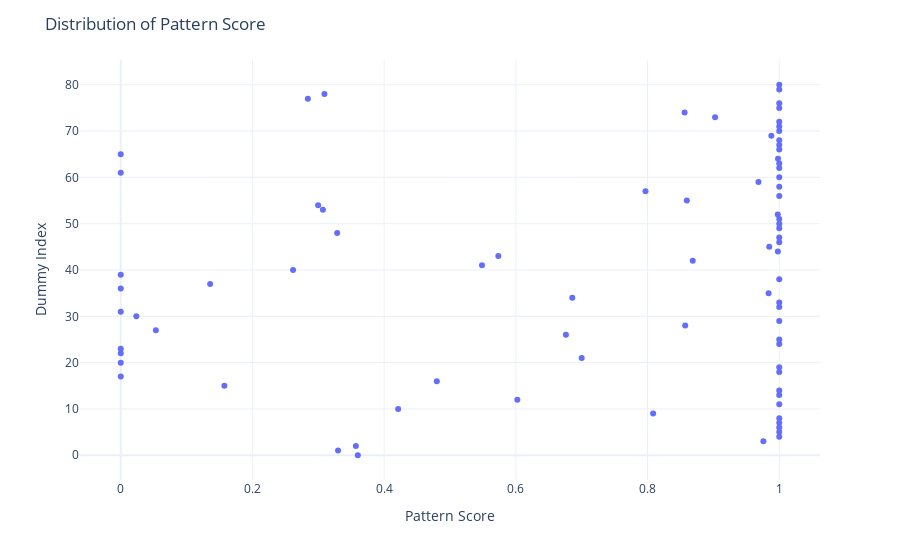

Notebook code for this chart:
### Code cell
fig = px.scatter(df_pattern_per_topic.reset_index(), x="pattern_score")
fig.update_traces(customdata=df_pattern_per_topic.reset_index()["topic"].to_numpy())
fig.update_traces(hovertemplate="%{customdata}: %{x}")
fig.update_xaxes(title="Pattern Score")
fig.update_yaxes(title="Dummy Index")
fig.update_layout(title="Distribution of Pattern Score")

### Figure 1 — Plotly figure (JSON) as saved in the notebook; plotly's stock layout.template omitted (floating-point values rounded to 4 significant figures)
{"data": [{"customdata": ["AllenNLP", "Apache", "Apache-spark-mlib", "BeautifulSoup", "Colab", "Conda", "Dask", "FastText", "Flair", "Gensim", "Gluon", "Gunicorn", "H2o", "Istio", "KNIME", "Lasagne", "Mallet", "Nolearn", "Numba", "OCR", "Opennn", "Orange3", "Oryx", "Plato", "Plotnine", "PyArrow", "PyMC3", "Pybrain", "Pydot", "Pygame", "Pygtk", "Pytil", "Rasterio", "Ray", "Shogun", "Sympy", "Tableau", "Theano", "Trifacta", "Venes", "Weka", "accord.net", "apache-spark", "azure-virtual-machine", "classification", "cluster-analysis", "correlation", "deep-learning", "hadoop", "jupyter", "keras", "lstm", "machine-learning", "matlab", "matlab.1", "neural-network", "nlp", "nltk", "numpy", "opencv", "pandas", "pillow", "pipenv", "plotly", "pyqt", "pyspark", "python", "python-3.x", "pytorch", "r", "rasa", "regression", "scikit-learn", "scipy", "scrapy", "seaborn", "spacy", "stanford-nlp", "stanford-nlp.1", "tensorflow", "time-series"], "hovertemplate": "%{customdata}: %{x}", "legendgroup": "", "marker": {"color": "#636efa", "symbol": "circle"}, "mode": "markers", "name": "", "orientation": "h", "showlegend": false, "type": "scatter", "x": [0.36, 0.33, 0.3571, 0.9759, 1, 1, 1, 1, 1, 0.8085, 0.4213, 1, 0.6023, 1, 1, 0.1574, 0.48, 0, 1, 1, 0, 0.7, 0, 0, 1, 1, 0.6761, 0.05333, 0.8571, 1, 0.02365, 0, 1, 1, 0.6857, 0.9838, 0, 0.1357, 1, 0, 0.2617, 0.5486, 0.8686, 0.5734, 0.9979, 0.9848, 1, 1, 0.3286, 1, 1, 1, 0.9978, 0.307, 0.2998, 0.8597, 1, 0.7969, 1, 0.9685, 1, 0, 1, 1, 0.9981, 0, 1, 1, 1, 0.988, 1, 1, 1, 0.9026, 0.8563, 1, 1, 0.2841, 0.3093, 1, 1], "xaxis": "x", "y": [0, 1, 2, 3, 4, 5, 6, 7, 8, 9, 10, 11, 12, 13, 14, 15, 16, 17, 18, 19, 20, 21, 22, 23, 24, 25, 26, 27, 28, 29, 30, 31, 32, 33, 34, 35, 36, 37, 38, 39, 40, 41, 42, 43, 44, 45, 46, 47, 48, 49, 50, 51, 52, 53, 54, 55, 56, 57, 58, 59, 60, 61, 62, 63, 64, 65, 66, 67, 68, 69, 70, 71, 72, 73, 74, 75, 76, 77, 78, 79, 80], "yaxis": "y"}], "layout": {"autosize": true, "legend": {"tracegroupgap": 0}, "margin": {"t": 60}, "title": {"text": "Distribution of Pattern Score"}, "xaxis": {"anchor": "y", "autorange": true, "domain": [0, 1], "range": [-0.06398, 1.064], "title": {"text": "Pattern Score"}, "type": "linear"}, "yaxis": {"anchor": "x", "autorange": true, "domain": [0, 1], "range": [-6.194, 86.19], "title": {"text": "Dummy Index"}, "type": "linear"}}}
